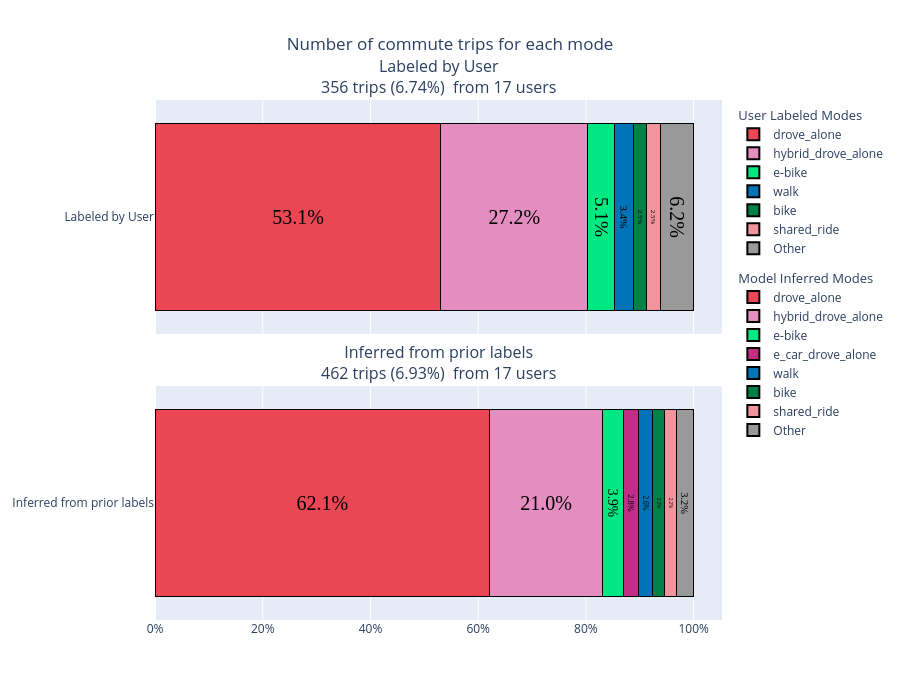

Here is the notebook cell this chart was saved with:
### Code cell
trip_purpose_query = "purpose_confirm == 'work'"

expanded_ct_commute = expanded_ct.query(trip_purpose_query)
commute_quality_text = scaffolding.get_quality_text(expanded_ct, expanded_ct_commute, "commute", include_test_users) if not expanded_ct.empty else ""
expanded_ct_inferred_commute = expanded_ct_inferred.query(trip_purpose_query)
commute_quality_text_inferred = scaffolding.get_quality_text(expanded_ct_inferred, expanded_ct_inferred_commute, "commute", include_test_users) if not expanded_ct_inferred.empty else ""

commute_labeled_match = re.match(r'Based on ([0-9]+) confirmed commute trips from ([0-9]+) (users|testers and participants)\nof ([0-9]+) total confirmed trips from ([0-9]+) (users|testers and participants) (\(([0-9.]+|nan)%\))', commute_quality_text)
stacked_bar_quality_text_commute_labeled = f"{commute_labeled_match.group(1)} trips {commute_labeled_match.group(7)}\n from {commute_labeled_match.group(2)} {commute_labeled_match.group(3)}"

commute_inferred_match = re.match(r'Based on ([0-9]+) confirmed commute trips from ([0-9]+) (users|testers and participants)\nof ([0-9]+) total confirmed trips from ([0-9]+) (users|testers and participants) (\(([0-9.]+|nan)%\))', commute_quality_text_inferred)
stacked_bar_quality_text_commute_inferred = f"{commute_inferred_match.group(1)} trips {commute_inferred_match.group(7)}\n from {commute_inferred_match.group(2)} {commute_inferred_match.group(3)}"

panels = [
    {
        "df": expanded_ct_commute,
        "text": stacked_bar_quality_text_commute_labeled,
        "label": "Labeled by User",
        "legend_title": "User Labeled Modes",
        "mode_col": "mode_confirm_w_other",
        "colors": colors_mode
    },
    {
        "df": expanded_ct_inferred_commute,
        "text": stacked_bar_quality_text_commute_inferred,
        "label": "Inferred from prior labels",
        "legend_title": "Model Inferred Modes",
        "mode_col": "mode_confirm_w_other",
        "colors": colors_mode
    }
]

plot_title = "Number of commute trips for each mode"
plot_two_layout=dict(
    height=350 * len(panels),
    barmode="stack",
    showlegend=True,
    legend=dict(
        orientation="v",
        yanchor="top",
        xanchor="left",
        valign="top",
        traceorder="grouped",
        itemsizing="constant",),
    title=dict(text=plot_title, x=0.5)
    )

fig, filename = build_trip_plot(
    distance_col="distance",
    plot_title="Number of commute trips for each mode",
    file_name="Commute_trips_each_mode",
    panels=panels,
    threshold=0.02,
    layout=plot_two_layout
)

fig.update_layout(plot_two_layout)

### Figure 1 — Plotly figure (JSON) as saved in the notebook; plotly's stock layout.template omitted (floating-point values rounded to 4 significant figures)
{"data": [{"hovertemplate": "drove_alone: 53.1%<extra></extra>", "insidetextanchor": "middle", "insidetextfont": {"color": "black", "family": "Times", "size": 20}, "legendgroup": "group_labeled_by_user", "legendgrouptitle": {"text": "User Labeled Modes"}, "marker": {"color": "#e94754", "line": {"color": "black", "width": 1}}, "name": "drove_alone", "orientation": "h", "showlegend": true, "text": ["53.1%"], "textposition": "inside", "type": "bar", "x": [0.5309], "xaxis": "x", "y": ["Labeled by User"], "yaxis": "y"}, {"hovertemplate": "hybrid_drove_alone: 27.2%<extra></extra>", "insidetextanchor": "middle", "insidetextfont": {"color": "black", "family": "Times", "size": 20}, "legendgroup": "group_labeled_by_user", "legendgrouptitle": {"text": "User Labeled Modes"}, "marker": {"color": "#e48dc0", "line": {"color": "black", "width": 1}}, "name": "hybrid_drove_alone", "orientation": "h", "showlegend": true, "text": ["27.2%"], "textposition": "inside", "type": "bar", "x": [0.2725], "xaxis": "x", "y": ["Labeled by User"], "yaxis": "y"}, {"hovertemplate": "e-bike: 5.1%<extra></extra>", "insidetextanchor": "middle", "insidetextfont": {"color": "black", "family": "Times", "size": 20}, "legendgroup": "group_labeled_by_user", "legendgrouptitle": {"text": "User Labeled Modes"}, "marker": {"color": "#00e882", "line": {"color": "black", "width": 1}}, "name": "e-bike", "orientation": "h", "showlegend": true, "text": ["5.1%"], "textposition": "inside", "type": "bar", "x": [0.05056], "xaxis": "x", "y": ["Labeled by User"], "yaxis": "y"}, {"hovertemplate": "walk: 3.4%<extra></extra>", "insidetextanchor": "middle", "insidetextfont": {"color": "black", "family": "Times", "size": 20}, "legendgroup": "group_labeled_by_user", "legendgrouptitle": {"text": "User Labeled Modes"}, "marker": {"color": "#0074b7", "line": {"color": "black", "width": 1}}, "name": "walk", "orientation": "h", "showlegend": true, "text": ["3.4%"], "textposition": "inside", "type": "bar", "x": [0.03371], "xaxis": "x", "y": ["Labeled by User"], "yaxis": "y"}, {"hovertemplate": "bike: 2.5%<extra></extra>", "insidetextanchor": "middle", "insidetextfont": {"color": "black", "family": "Times", "size": 20}, "legendgroup": "group_labeled_by_user", "legendgrouptitle": {"text": "User Labeled Modes"}, "marker": {"color": "#008148", "line": {"color": "black", "width": 1}}, "name": "bike", "orientation": "h", "showlegend": true, "text": ["2.5%"], "textposition": "inside", "type": "bar", "x": [0.02528], "xaxis": "x", "y": ["Labeled by User"], "yaxis": "y"}, {"hovertemplate": "shared_ride: 2.5%<extra></extra>", "insidetextanchor": "middle", "insidetextfont": {"color": "black", "family": "Times", "size": 20}, "legendgroup": "group_labeled_by_user", "legendgrouptitle": {"text": "User Labeled Modes"}, "marker": {"color": "#f2949c", "line": {"color": "black", "width": 1}}, "name": "shared_ride", "orientation": "h", "showlegend": true, "text": ["2.5%"], "textposition": "inside", "type": "bar", "x": [0.02528], "xaxis": "x", "y": ["Labeled by User"], "yaxis": "y"}, {"hovertemplate": "Other: 6.2%<extra></extra>", "insidetextanchor": "middle", "insidetextfont": {"color": "black", "family": "Times", "size": 20}, "legendgroup": "group_labeled_by_user", "legendgrouptitle": {"text": "User Labeled Modes"}, "marker": {"color": "#999", "line": {"color": "black", "width": 1}}, "name": "Other", "orientation": "h", "showlegend": true, "text": ["6.2%"], "textposition": "inside", "type": "bar", "x": [0.0618], "xaxis": "x", "y": ["Labeled by User"], "yaxis": "y"}, {"hovertemplate": "drove_alone: 62.1%<extra></extra>", "insidetextanchor": "middle", "insidetextfont": {"color": "black", "family": "Times", "size": 20}, "legendgroup": "group_inferred_from_prior_labels", "legendgrouptitle": {"text": "Model Inferred Modes"}, "marker": {"color": "#e94754", "line": {"color": "black", "width": 1}}, "name": "drove_alone", "orientation": "h", "showlegend": true, "text": ["62.1%"], "textposition": "inside", "type": "bar", "x": [0.6212], "xaxis": "x2", "y": ["Inferred from prior labels"], "yaxis": "y2"}, {"hovertemplate": "hybrid_drove_alone: 21.0%<extra></extra>", "insidetextanchor": "middle", "insidetextfont": {"color": "black", "family": "Times", "size": 20}, "legendgroup": "group_inferred_from_prior_labels", "legendgrouptitle": {"text": "Model Inferred Modes"}, "marker": {"color": "#e48dc0", "line": {"color": "black", "width": 1}}, "name": "hybrid_drove_alone", "orientation": "h", "showlegend": true, "text": ["21.0%"], "textposition": "inside", "type": "bar", "x": [0.21], "xaxis": "x2", "y": ["Inferred from prior labels"], "yaxis": "y2"}, {"hovertemplate": "e-bike: 3.9%<extra></extra>", "insidetextanchor": "middle", "insidetextfont": {"color": "black", "family": "Times", "size": 20}, "legendgroup": "group_inferred_from_prior_labels", "legendgrouptitle": {"text": "Model Inferred Modes"}, "marker": {"color": "#00e882", "line": {"color": "black", "width": 1}}, "name": "e-bike", "orientation": "h", "showlegend": true, "text": ["3.9%"], "textposition": "inside", "type": "bar", "x": [0.03896], "xaxis": "x2", "y": ["Inferred from prior labels"], "yaxis": "y2"}, {"hovertemplate": "e_car_drove_alone: 2.8%<extra></extra>", "insidetextanchor": "middle", "insidetextfont": {"color": "black", "family": "Times", "size": 20}, "legendgroup": "group_inferred_from_prior_labels", "legendgrouptitle": {"text": "Model Inferred Modes"}, "marker": {"color": "#c32e85", "line": {"color": "black", "width": 1}}, "name": "e_car_drove_alone", "orientation": "h", "showlegend": true, "text": ["2.8%"], "textposition": "inside", "type": "bar", "x": [0.02814], "xaxis": "x2", "y": ["Inferred from prior labels"], "yaxis": "y2"}, {"hovertemplate": "walk: 2.6%<extra></extra>", "insidetextanchor": "middle", "insidetextfont": {"color": "black", "family": "Times", "size": 20}, "legendgroup": "group_inferred_from_prior_labels", "legendgrouptitle": {"text": "Model Inferred Modes"}, "marker": {"color": "#0074b7", "line": {"color": "black", "width": 1}}, "name": "walk", "orientation": "h", "showlegend": true, "text": ["2.6%"], "textposition": "inside", "type": "bar", "x": [0.02597], "xaxis": "x2", "y": ["Inferred from prior labels"], "yaxis": "y2"}, {"hovertemplate": "bike: 2.2%<extra></extra>", "insidetextanchor": "middle", "insidetextfont": {"color": "black", "family": "Times", "size": 20}, "legendgroup": "group_inferred_from_prior_labels", "legendgrouptitle": {"text": "Model Inferred Modes"}, "marker": {"color": "#008148", "line": {"color": "black", "width": 1}}, "name": "bike", "orientation": "h", "showlegend": true, "text": ["2.2%"], "textposition": "inside", "type": "bar", "x": [0.02165], "xaxis": "x2", "y": ["Inferred from prior labels"], "yaxis": "y2"}, {"hovertemplate": "shared_ride: 2.2%<extra></extra>", "insidetextanchor": "middle", "insidetextfont": {"color": "black", "family": "Times", "size": 20}, "legendgroup": "group_inferred_from_prior_labels", "legendgrouptitle": {"text": "Model Inferred Modes"}, "marker": {"color": "#f2949c", "line": {"color": "black", "width": 1}}, "name": "shared_ride", "orientation": "h", "showlegend": true, "text": ["2.2%"], "textposition": "inside", "type": "bar", "x": [0.02165], "xaxis": "x2", "y": ["Inferred from prior labels"], "yaxis": "y2"}, {"hovertemplate": "Other: 3.2%<extra></extra>", "insidetextanchor": "middle", "insidetextfont": {"color": "black", "family": "Times", "size": 20}, "legendgroup": "group_inferred_from_prior_labels", "legendgrouptitle": {"text": "Model Inferred Modes"}, "marker": {"color": "#999", "line": {"color": "black", "width": 1}}, "name": "Other", "orientation": "h", "showlegend": true, "text": ["3.2%"], "textposition": "inside", "type": "bar", "x": [0.03247], "xaxis": "x2", "y": ["Inferred from prior labels"], "yaxis": "y2"}], "layout": {"annotations": [{"font": {"size": 16}, "showarrow": false, "text": "Labeled by User<br>356 trips (6.74%)\n from 17 users", "x": 0.5, "xanchor": "center", "xref": "paper", "y": 1, "yanchor": "bottom", "yref": "paper"}, {"font": {"size": 16}, "showarrow": false, "text": "Inferred from prior labels<br>462 trips (6.93%)\n from 17 users", "x": 0.5, "xanchor": "center", "xref": "paper", "y": 0.45, "yanchor": "bottom", "yref": "paper"}], "barmode": "stack", "height": 700, "legend": {"itemsizing": "constant", "orientation": "v", "traceorder": "grouped", "valign": "top", "xanchor": "left", "yanchor": "top"}, "showlegend": true, "title": {"text": "Number of commute trips for each mode", "x": 0.5}, "xaxis": {"anchor": "y", "domain": [0, 1], "matches": "x2", "showticklabels": false, "tickformat": ".0%"}, "xaxis2": {"anchor": "y2", "domain": [0, 1], "tickformat": ".0%"}, "yaxis": {"anchor": "x", "domain": [0.55, 1]}, "yaxis2": {"anchor": "x2", "domain": [0, 0.45]}}}
